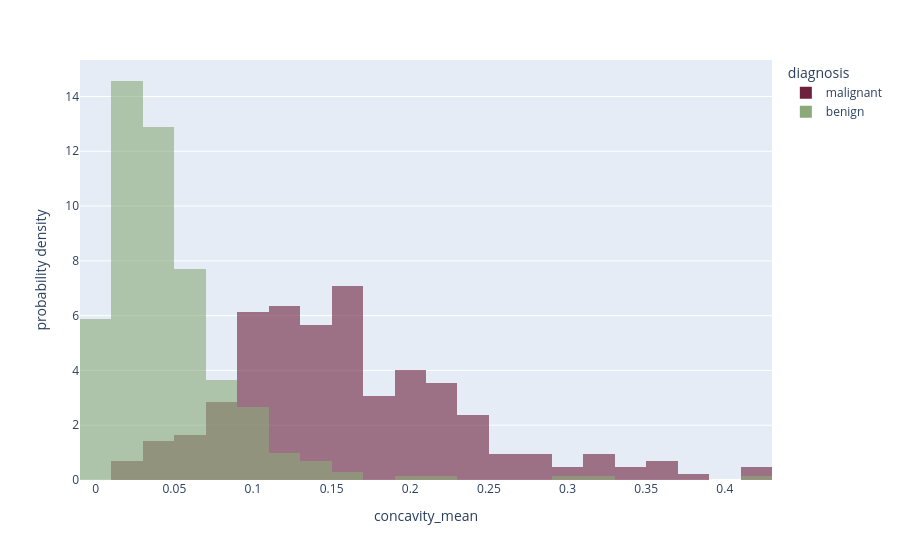

Notebook code cell kept with this figure:
### Markdown cell above
**What to look for —** the malignant distribution is shifted toward larger radii, but the two curves overlap heavily: any single feature separates the classes only partially, which is why the final model combines all of them.

### Code cell
fig = px.histogram(
    df,
    x="concavity_mean",
    color="diagnosis",
    histnorm="probability density",
    opacity=0.6,
    color_discrete_sequence=["#6D213C", "#8AAA79"],
)
fig.update_layout(barmode="overlay")
fig.show()

### Figure 1 — Plotly figure (JSON) as saved in the notebook; plotly's stock layout.template omitted (floating-point values rounded to 4 significant figures; data arrays with more than 128 entries replaced by an {"elided": "..."} marker saying what was removed)
{"data": [{"bingroup": "x", "histnorm": "probability density", "hovertemplate": "diagnosis=malignant<br>concavity_mean=%{x}<br>probability density=%{y}<extra></extra>", "legendgroup": "malignant", "marker": {"color": "#6D213C", "opacity": 0.6, "pattern": {"shape": ""}}, "name": "malignant", "orientation": "v", "showlegend": true, "type": "histogram", "x": {"elided": "212 float values"}, "xaxis": "x", "yaxis": "y"}, {"bingroup": "x", "histnorm": "probability density", "hovertemplate": "diagnosis=benign<br>concavity_mean=%{x}<br>probability density=%{y}<extra></extra>", "legendgroup": "benign", "marker": {"color": "#8AAA79", "opacity": 0.6, "pattern": {"shape": ""}}, "name": "benign", "orientation": "v", "showlegend": true, "type": "histogram", "x": {"elided": "357 float values"}, "xaxis": "x", "yaxis": "y"}], "layout": {"barmode": "overlay", "legend": {"title": {"text": "diagnosis"}, "tracegroupgap": 0}, "margin": {"t": 60}, "xaxis": {"anchor": "y", "domain": [0, 1], "title": {"text": "concavity_mean"}}, "yaxis": {"anchor": "x", "domain": [0, 1], "title": {"text": "probability density"}}}}
